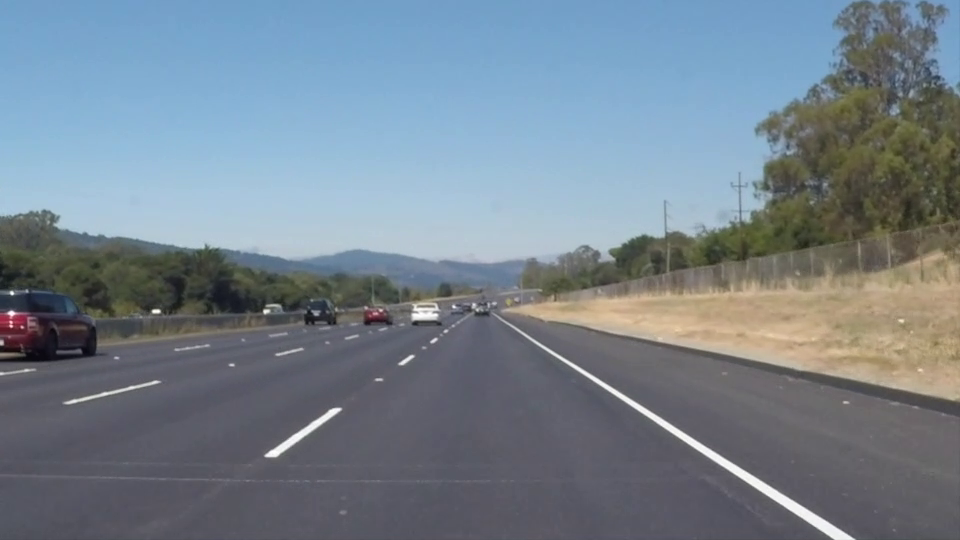
#> input picture frame 22 of OpenCV 06일차/실습/mov/solidWhiteRight.mp4, 960 x 540 px, given in place of mov1.mp4, which was not available
$ python opencv_26.py
#> lines starting #> are read from the running program, lines starting #| are printed output that depends on the picture; after the words box and inside, x2 and y2 are one past the last pixel; in counts of white or black regions, pixels touching at a corner belong together; pictures that were not available may be replaced by others from this repository, and a replacement may not be noted
# OpenCV 유튜브 동영상에서 노란색 추출
import cv2

capture = cv2.VideoCapture('mov/mov1.mp4',)

if capture.isOpened() == False:
    print("동영상을 열수없습니다.")
    exit(1)

while True:
    ret, img_frame = capture.read()
#> img_frame is the input picture: shape (540, 960, 3); mean B, G, R 141.9, 130.7, 117.7

    img_frame = cv2.resize(img_frame, dsize=(654, 480), interpolation=cv2.INTER_AREA)
#> img_frame: shape (480, 654, 3)
    capture_hsv = cv2.cvtColor(img_frame, cv2.COLOR_BGR2HSV)
#> capture_hsv: shape (480, 654, 3); mean H, S, V 95, 54.5, 147.7

    capture_gray = cv2.cvtColor(img_frame, cv2.COLOR_BGR2GRAY)
    capture_grays = cv2.cvtColor(capture_gray, cv2.COLOR_GRAY2BGR)

    img_hsv = cv2.cvtColor(img_frame, cv2.COLOR_BGR2HSV)
    img_h, img_S, img_v = cv2.split(img_hsv)
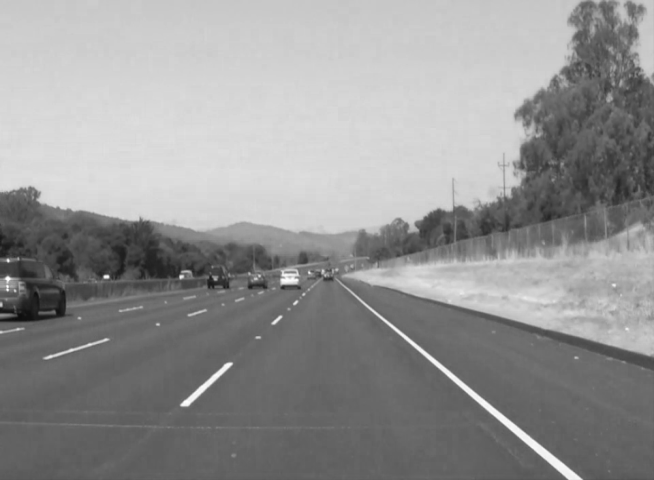
#> img_v: shape (480, 654); min 12, max 255, mean 147.7

    # HSV로 초록색 정보를 좀 더 구체적으로 표시
    lower_yellow = (20, 125, 130)  # 자료형은 튜플형태로(H, S, V)
    upper_yellow = (30, 255, 255)  # 자료형은 튜플형태로(H, S, V)

    lower_blue = (100, 100, 30)  # 자료형은 튜플형태로(H, S, V)
    upper_blue = (130, 255, 255)  # 자료형은 튜플형태로(H, S, V)

    lower_green = (50, 100, 100)  # 자료형은 튜플형태로(H, S, V)
    upper_green = (70, 255, 255)  # 자료형은 튜플형태로(H, S, V)

    img_mask_y = cv2.inRange(img_hsv, lower_yellow, upper_yellow)  # 노랑색 정보 추출(특정 범위 안에 있는 행렬 원소 검출)
#> img_mask_y: shape (480, 654); every value is 0
    img_mask_b = cv2.inRange(img_hsv, lower_blue, upper_blue)  # 파랑색 정보 추출(특정 범위 안에 있는 행렬 원소 검출)
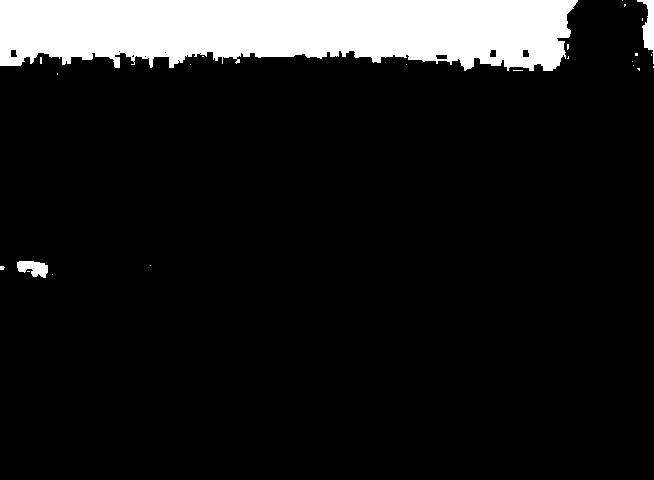
#> img_mask_b: shape (480, 654); 11.1% white; 24 white regions (21 under 20 px), largest, box (x1, y1, x2, y2) and area: (0, 0, 578, 71) 33837, (637, 0, 654, 64) 475, (17, 261, 48, 278) 360
    img_mask_g = cv2.inRange(img_hsv, lower_green, upper_green)  # 파랑색 정보 추출(특정 범위 안에 있는 행렬 원소 검출)

    img_dst_y = cv2.bitwise_and(img_frame, img_frame, mask=img_mask_y)  # AND 비트연산
#> img_dst_y: shape (480, 654, 3); every value is 0
    img_dst_b= cv2.bitwise_and(img_frame, img_frame, mask=img_mask_b)  # AND 비트연산
    img_dst_g = cv2.bitwise_and(img_frame, img_frame, mask=img_mask_g)  # AND 비트연산

    img_mask_ys = cv2.merge((img_mask_y, img_mask_y, img_mask_y))
    img_mask_bs = cv2.merge((img_mask_b, img_mask_b, img_mask_b))
    img_mask_gs = cv2.merge((img_mask_g, img_mask_g, img_mask_g))

    ret1, mask = cv2.threshold(capture_grays, 100, 255, cv2.THRESH_BINARY)
#> mask: shape (480, 654, 3); 57.1% white; 105 black regions (86 under 20 px), largest, box (x1, y1, x2, y2) and area: (0, 192, 567, 480) 97687, (357, 2, 654, 267) 23037, (360, 294, 654, 480) 10804
    mask_inv = cv2.bitwise_not(mask)

    cont = cv2.hconcat([img_frame, capture_grays])
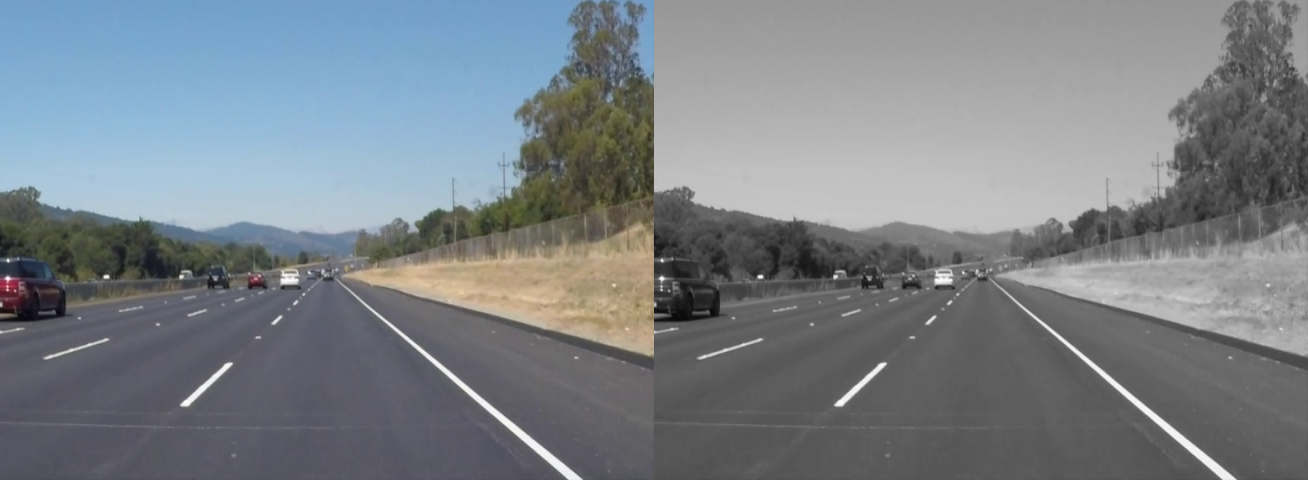
#> cont: shape (480, 1308, 3); mean B, G, R 135, 129.4, 122.9
    cont1 = cv2.hconcat([cont, mask_inv])
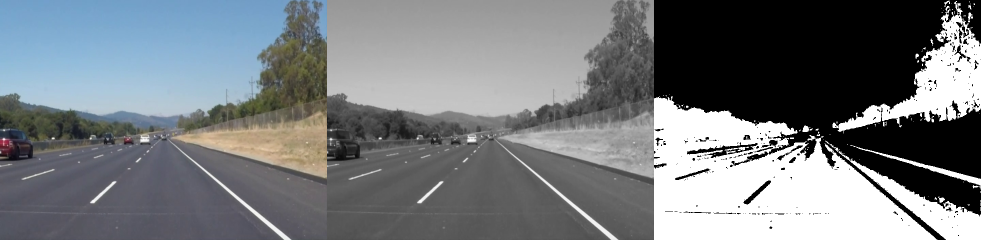
#> cont1: shape (480, 1962, 3) (shown at 1/2 size); mean B, G, R 126.5, 122.7, 118.4

    cont2 = cv2.hconcat([img_dst_y, img_dst_b])
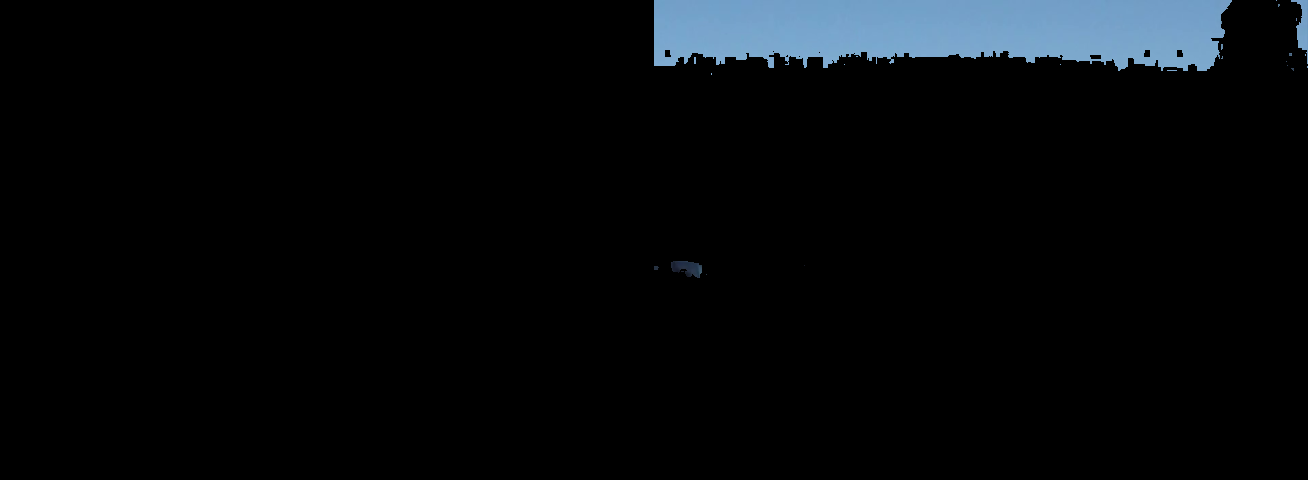
#> cont2: shape (480, 1308, 3); mean B, G, R 11.1, 9, 6.6
    cont3 = cv2.hconcat([cont2, img_dst_g])
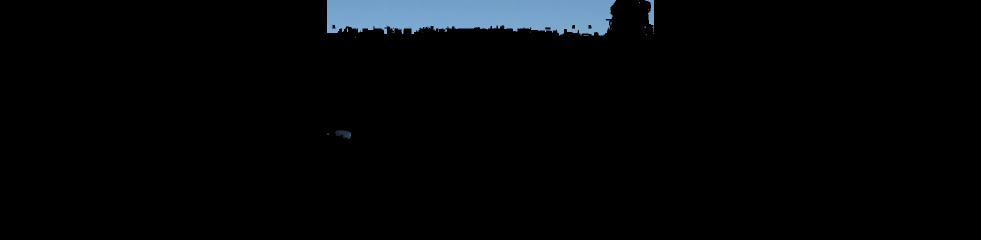
#> cont3: shape (480, 1962, 3) (shown at 1/2 size); mean B, G, R 7.4, 6, 4.4

    cont4 = cv2.vconcat([cont1, cont3])
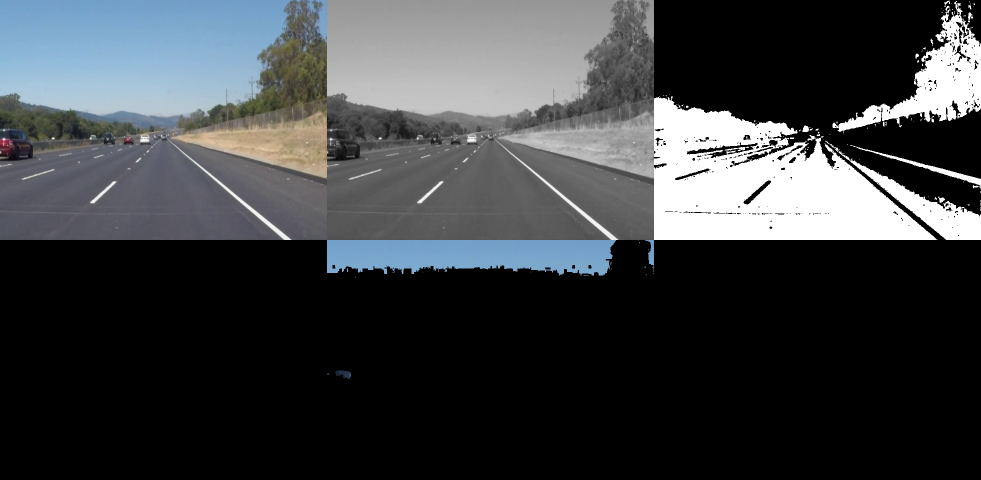
#> cont4: shape (960, 1962, 3) (shown at 1/2 size); mean B, G, R 66.9, 64.4, 61.4

    cv2.imshow('Video', cont4)

    # 동영상이 끝나면 재생되는 프레임의 위치를 0으로 다시 지정
    if capture.get(cv2.CAP_PROP_POS_FRAMES) == capture.get(cv2.CAP_PROP_FRAME_COUNT):
        capture.set(cv2.CAP_PROP_POS_FRAMES, 0)

    key = cv2.waitKey(20)
#> (key Esc is pressed here)
    if key == 27:  # ESC 키
        break

capture.release()
cv2.destroyAllWindows()

$ run again, starting later in the video
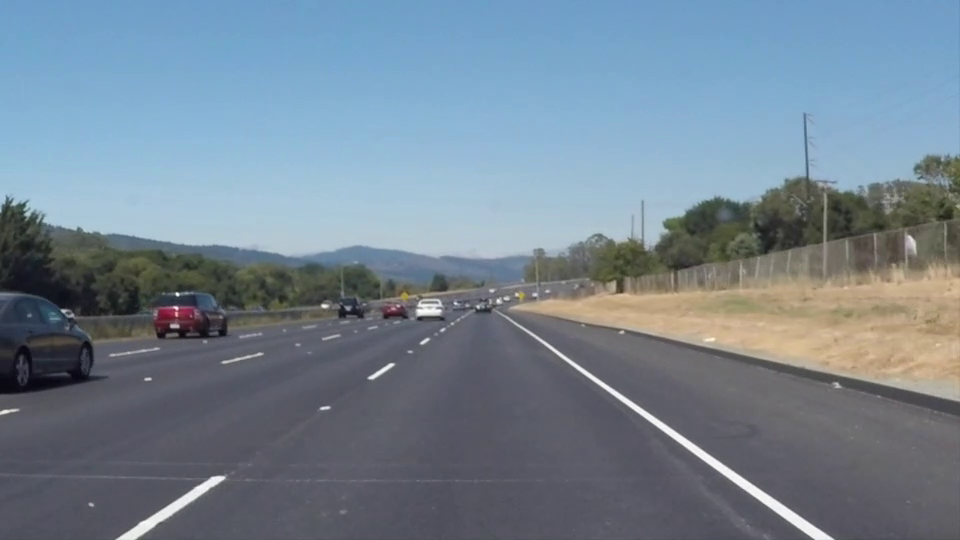
#> input picture frame 99 of OpenCV 06일차/실습/mov/solidWhiteRight.mp4, 960 x 540 px, given in place of mov1.mp4, which was not available
#> img_frame is the input picture: shape (540, 960, 3); mean B, G, R 146, 132.3, 116.7
#> img_frame: shape (480, 654, 3)
#> capture_hsv: shape (480, 654, 3); mean H, S, V 97.6, 57, 150.6
#> `img_mask_y = cv2.inRange(img_hsv, lower_yellow, upper_yellow)`:
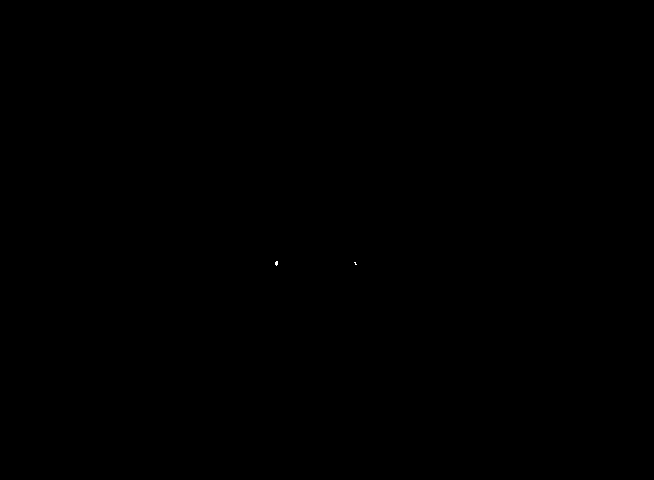
#> img_mask_y: shape (480, 654); 0.01% white in thin lines or dots, all inside (x1, y1, x2, y2) = (275, 261, 357, 266)
#> img_mask_b: shape (480, 654); 14.5% white; 42 white regions (31 under 20 px), largest, box (x1, y1, x2, y2) and area: (0, 0, 654, 78) 44527, (9, 256, 44, 293) 689, (130, 263, 144, 272) 92
#> img_mask_g: shape (480, 654); every value is 0
#> img_dst_g: shape (480, 654, 3); every value is 0
#> mask: shape (480, 654, 3); 59.7% white; 67 black regions (54 under 20 px), largest, box (x1, y1, x2, y2) and area: (0, 178, 554, 480) 99465, (341, 276, 654, 480) 12487, (375, 157, 562, 261) 7270
#> `cont4 = cv2.vconcat([cont1, cont3])`:
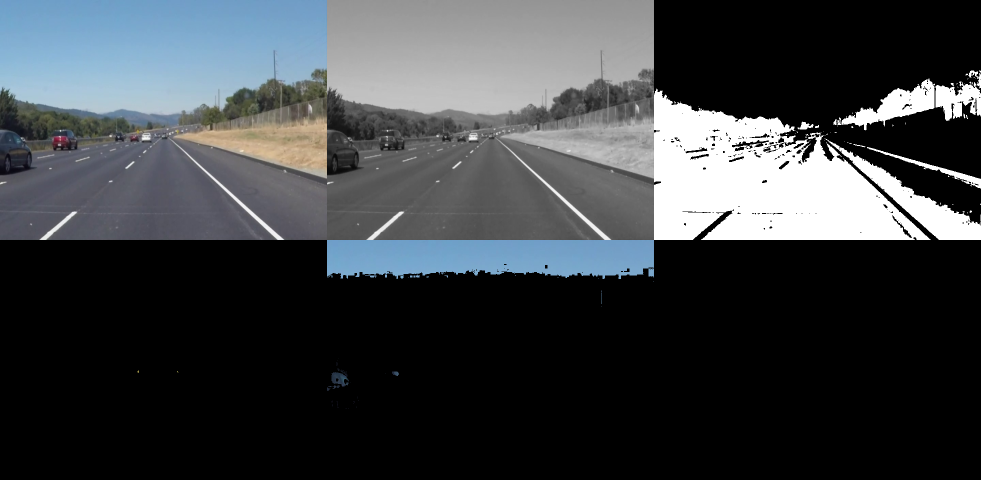
#> cont4: shape (960, 1962, 3) (shown at 1/2 size); mean B, G, R 67.8, 64.6, 60.9

$ run again, starting later in the video
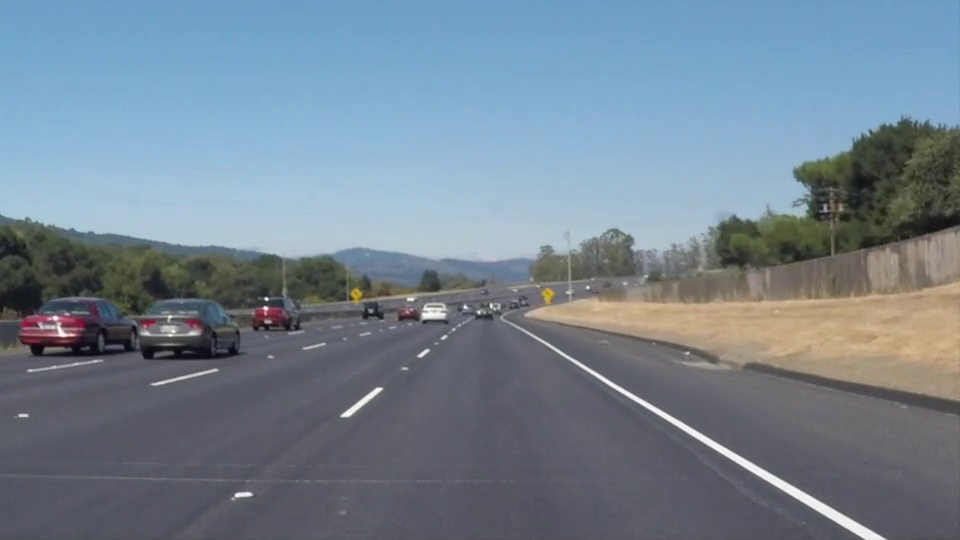
#> input picture frame 176 of OpenCV 06일차/실습/mov/solidWhiteRight.mp4, 960 x 540 px, given in place of mov1.mp4, which was not available
#> img_frame is the input picture: shape (540, 960, 3); mean B, G, R 145.2, 131.6, 116.5
#> img_frame: shape (480, 654, 3)
#> capture_hsv: shape (480, 654, 3); mean H, S, V 97.1, 56.8, 150
#> `img_mask_y = cv2.inRange(img_hsv, lower_yellow, upper_yellow)`:
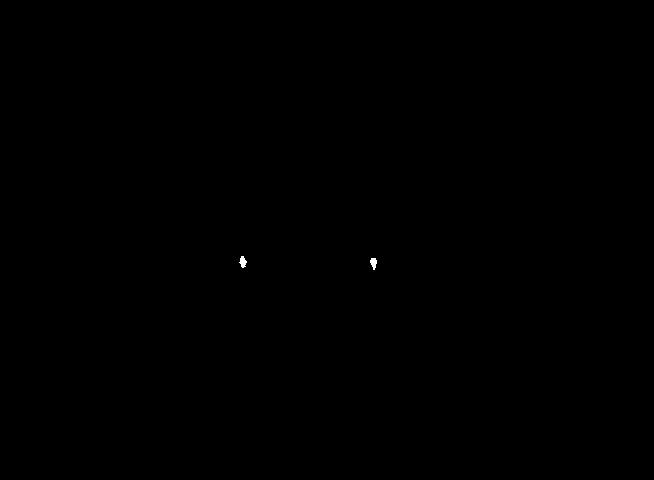
#> img_mask_y: shape (480, 654); 0.04% white; 2 white regions, box (x1, y1, x2, y2) and area: (239, 256, 247, 268) 59, (370, 258, 377, 270) 57
#> img_mask_b: shape (480, 654); 14.7% white; 34 white regions (29 under 20 px), largest, box (x1, y1, x2, y2) and area: (0, 0, 654, 85) 45971, (68, 269, 78, 282) 91, (643, 69, 654, 78) 44, (33, 270, 50, 275) 33, (144, 272, 150, 281) 24
#> img_mask_g: shape (480, 654); every value is 0
#> img_dst_g: shape (480, 654, 3); every value is 0
#> mask: shape (480, 654, 3); 59.5% white; 80 black regions (64 under 20 px), largest, box (x1, y1, x2, y2) and area: (0, 196, 588, 480) 99121, (483, 106, 654, 262) 13002, (344, 280, 654, 480) 11194
#> `cont4 = cv2.vconcat([cont1, cont3])`:
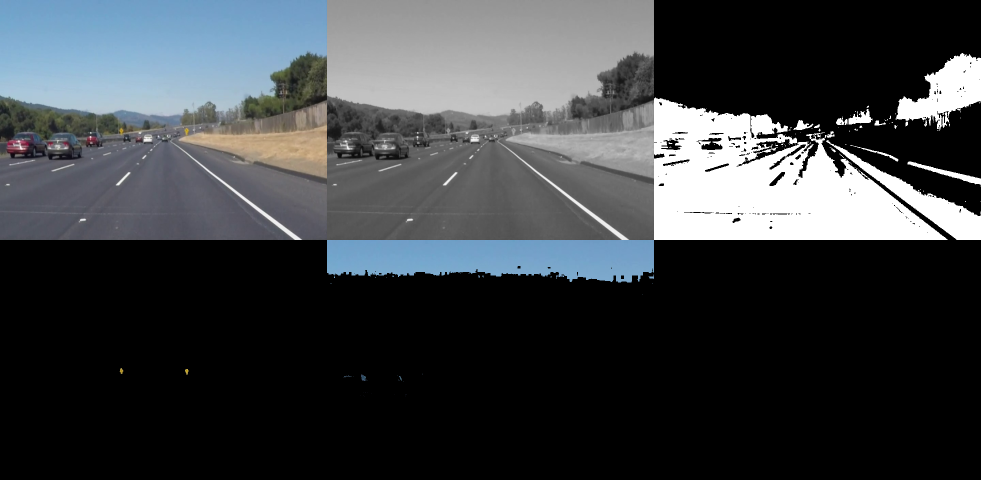
#> cont4: shape (960, 1962, 3) (shown at 1/2 size); mean B, G, R 67.8, 64.6, 60.9
